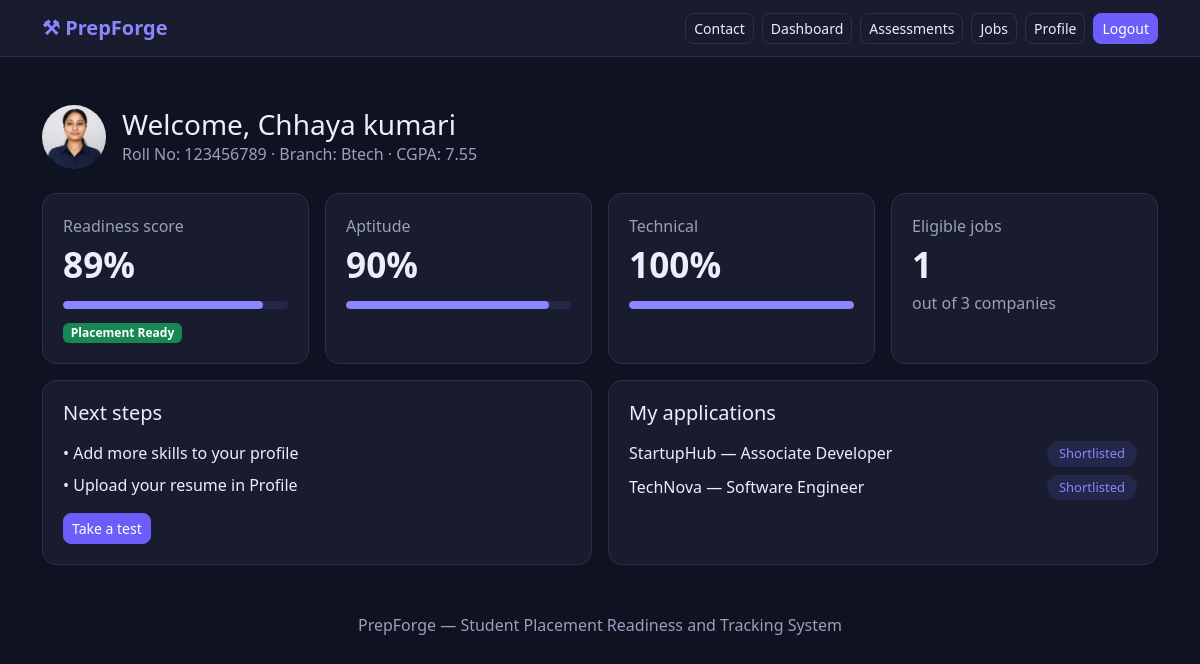
The app's page /dashboard/ (signed in) with its own data.
### students/models.py (models this page shows, shortened)
class Student(models.Model):
    user = models.OneToOneField(
        settings.AUTH_USER_MODEL,
        on_delete=models.CASCADE,
        related_name="student_profile",
    )
    full_name = models.CharField(max_length=100)
    roll_number = models.CharField(max_length=30, unique=True)
    phone = models.CharField(max_length=15, blank=True)
    image = models.ImageField(upload_to="students/", blank=True, null=True)
    resume = models.FileField(upload_to="resumes/", blank=True, null=True)
    branch = models.CharField(max_length=10, default="CSE")
    cgpa = models.DecimalField(max_digits=3, decimal_places=2, default=0)
    skills = models.CharField(
        max_length=200, blank=True, help_text="Comma separated, e.g. Python, SQL"
    )
    def skill_set(self):
        return {s.strip().lower() for s in self.skills.split(",") if s.strip()}
    def latest_score(self, category):
        attempt = self.testattempt_set.filter(
            category=category).order_by("-date").first()
        return attempt.score if attempt else 0
    def readiness(self):
        return round(
            0.30 * float(self.cgpa) * 10
            + 0.35 * self.latest_score("aptitude")
            + 0.35 * self.latest_score("technical")
        )

class Application(models.Model):
    STATUS = [(x, x) for x in ["Applied", "Shortlisted",
                               "Interview", "Selected", "Rejected"]]
    student = models.ForeignKey(Student, on_delete=models.CASCADE)
    company = models.ForeignKey(Company, on_delete=models.CASCADE)
    status = models.CharField(max_length=12, choices=STATUS, default="Applied")
    applied_on = models.DateTimeField(auto_now_add=True)
    interview_date = models.DateField(null=True, blank=True)
    class Meta:
        unique_together = ("student", "company")

class Company(models.Model):
    name = models.CharField(max_length=100)
    role = models.CharField(max_length=100)
    ctc = models.DecimalField(max_digits=5, decimal_places=2, help_text="LPA")
    min_cgpa = models.DecimalField(max_digits=3, decimal_places=2, default=6)
    branches = models.CharField(
        max_length=100, help_text="Comma separated, e.g. CSE,IT")
    required_skills = models.CharField(
        max_length=200, blank=True, help_text="Comma separated"
    )
    min_readiness = models.IntegerField(default=50)
    def is_eligible(self, s):
        need = {k.strip().lower()
                for k in self.required_skills.split(",") if k.strip()}
        allowed = [b.strip() for b in self.branches.split(",")]
        return (
            s.cgpa >= self.min_cgpa
            and s.branch in allowed
            and need <= s.skill_set()
            and s.readiness() >= self.min_readiness
        )

### students/views.py (the view)
# urls.py: path("dashboard/", views.dashboard, name="dashboard"),
@student_required
def dashboard(request, s):
    readiness = s.readiness()
    apt = s.latest_score("aptitude")
    tech = s.latest_score("technical")
    if readiness >= 75:
        level, level_class = "Placement Ready", "bg-success"
    elif readiness >= 50:
        level, level_class = "Improving", "bg-warning text-dark"
    else:
        level, level_class = "Needs Work", "bg-danger"
    tips = []
    if not s.testattempt_set.filter(category="aptitude").exists():
        tips.append("Take the aptitude test")
    elif apt < 70:
        tips.append("Practice more aptitude questions (score below 70%)")
    if not s.testattempt_set.filter(category="technical").exists():
        tips.append("Take the technical test")
    elif tech < 70:
        tips.append("Revise core CS topics (score below 70%)")
    if len(s.skill_set()) < 3:
        tips.append("Add more skills to your profile")
    if not s.resume:
        tips.append("Upload your resume in Profile")
    eligible_count = sum(1 for c in Company.objects.all() if c.is_eligible(s))
    return render(request, "dashboard.html", {
        "student": s,
        "readiness": readiness,
        "apt": apt,
        "tech": tech,
        "level": level,
        "level_class": level_class,
        "tips": tips,
        "eligible_count": eligible_count,
        "company_count": Company.objects.count(),
        "applications": s.application_set.select_related("company"),
    })

### students/views.py (called while the page is built)
def get_student(request):
    return getattr(request.user, "student_profile", None)

def student_required(view):
    @wraps(view)
    def wrapper(request, *args, **kwargs):
        if not request.user.is_authenticated:
            return redirect_to_login(request.get_full_path())
        s = get_student(request)
        if s is None:
            if request.user.is_staff:
                return redirect("admin_dashboard")
            messages.error(
                request, "No student profile found for this account.")
            return redirect("home")
        return view(request, s, *args, **kwargs)
    return wrapper

### templates/dashboard.html (shortened to what this page needs)
{% extends 'base.html' %}
{% block content %}
<div class="d-flex align-items-center gap-3 mb-4">
  {% if student.image %}
    <img src="{{ student.image.url }}" alt="Photo" class="rounded-circle" style="width:64px;height:64px;object-fit:cover;">
  {% else %}
    <div class="rounded-circle d-flex align-items-center justify-content-center fs-3 fw-bold" style="width:64px;height:64px;background:var(--ac2);color:var(--ac);">{{ student.full_name|first|upper }}</div>
  {% endif %}
  <div>
    <h3 class="mb-0">Welcome, {{ student.full_name }}</h3>
    <div class="text-secondary">Roll No: {{ student.roll_number }} · Branch: {{ student.branch }} · CGPA: {{ student.cgpa }}</div>
  </div>
</div>
<div class="row g-3 mb-3">
  <div class="col-md-6 col-lg-3">
    <div class="pf-card">
      <div class="text-secondary">Readiness score</div>
      <div class="big">{{ readiness }}%</div>
      <progress class="pf-progress" value="{{ readiness }}" max="100"></progress>
      <span class="badge {{ level_class }} mt-2">{{ level }}</span>
    </div>
  </div>
  <div class="col-md-6 col-lg-3">
    <div class="pf-card">
      <div class="text-secondary">Aptitude</div>
      <div class="big">{{ apt }}%</div>
      <progress class="pf-progress" value="{{ apt }}" max="100"></progress>
    </div>
  </div>
  <div class="col-md-6 col-lg-3">
    <div class="pf-card">
      <div class="text-secondary">Technical</div>
      <div class="big">{{ tech }}%</div>
      <progress class="pf-progress" value="{{ tech }}" max="100"></progress>
    </div>
  </div>
  <div class="col-md-6 col-lg-3">
    <div class="pf-card">
      <div class="text-secondary">Eligible jobs</div>
      <div class="big">{{ eligible_count }}</div>
      <div class="text-secondary">out of {{ company_count }} companies</div>
    </div>
  </div>
</div>
<div class="row g-3">
  <div class="col-lg-6">
    <div class="pf-card">
      <h5 class="mb-3">Next steps</h5>
      {% for t in tips %}
        <div class="mb-2">• {{ t }}</div>
      {% empty %}
        <div>You are on track. Apply to eligible jobs!</div>
      {% endfor %}
      <div class="mt-3"><a href="{% url 'assessments' %}" class="btn pf-btn btn-sm">Take a test</a></div>
    </div>
  </div>
  <div class="col-lg-6">
    <div class="pf-card">
      <h5 class="mb-3">My applications</h5>
      {% for a in applications %}
        <div class="d-flex justify-content-between mb-2"><span>{{ a.company.name }} — {{ a.company.role }}</span><span class="tag">{{ a.status }}</span></div>
      {% empty %}
        <div class="text-secondary">No applications yet.</div>
      {% endfor %}
    </div>
  </div>
</div>
{% endblock %}

### templates/base.html (shortened to what this page needs)
<!doctype html>
<html lang="en" data-bs-theme="dark">
  <head>
    <link href="https://cdn.jsdelivr.net/npm/bootstrap@5.3.3/dist/css/bootstrap.min.css" rel="stylesheet" />
  </head>
  <body>
    <nav class="navbar navbar-expand-lg">
      <div class="container">
        <a class="navbar-brand brand" href="/">⚒ PrepForge</a>
        <div class="ms-auto d-flex gap-2 align-items-center">
                    <a href="{% url 'contact' %}" class="btn pf-btn-outline btn-sm">Contact</a>
          {% if user.is_authenticated and not user.is_staff %}
            <a href="{% url 'dashboard' %}" class="btn pf-btn-outline btn-sm">Dashboard</a>
            <a href="{% url 'assessments' %}" class="btn pf-btn-outline btn-sm">Assessments</a>
            <a href="{% url 'jobs' %}" class="btn pf-btn-outline btn-sm">Jobs</a>
            <a href="{% url 'profile' %}" class="btn pf-btn-outline btn-sm">Profile</a>
            <form method="post" action="{% url 'logout' %}" class="m-0">
              <button type="submit" class="btn pf-btn btn-sm">Logout</button>
            </form>
          {% endif %}
        </div>
      </div>
    </nav>
    <main class="container py-5">
      {% block content %}{% endblock %}
    </main>
    <footer class="text-center text-secondary pb-4">
      PrepForge — Student Placement Readiness and Tracking System
    </footer>
  </body>
</html>

### templates/base.html (style rules this page uses)
:root { --bg: #0f1220; --card: #181c2e; --bd: #2a3050; --tx: #eceefb; --mu: #98a0bd; --ac: #8b86ff; --btn: #6d5efc; --ac2: #23274a; }
body { background: var(--bg); color: var(--tx); font-family: system-ui, -apple-system, "Segoe UI", sans-serif; }
.navbar { background: var(--card); border-bottom: 1px solid var(--bd); }
.brand { color: var(--ac) !important; font-weight: 800; font-size: 1.25rem; }
.text-secondary, .text-muted { color: var(--mu) !important; }
.pf-btn { background: var(--btn); color: #fff; border: 1px solid var(--btn); border-radius: 8px; }
.pf-btn-outline { background: transparent; color: var(--tx); border: 1px solid var(--bd); border-radius: 8px; }
.pf-card { background: var(--card); border: 1px solid var(--bd); border-radius: 14px; padding: 20px; height: 100%; }
.tag { display: inline-block; background: var(--ac2); color: var(--ac); border-radius: 99px; padding: 3px 12px; font-size: 13px; }
.big { font-size: 2.2rem; font-weight: 800; }
.pf-progress { width: 100%; height: 8px; margin-top: 8px; border: 0; border-radius: 6px; overflow: hidden; background: var(--ac2); appearance: none; -webkit-appearance: none; }

### records on screen
Student: image (picture), full_name "Chhaya kumari", roll_number "123456789", branch "Btech", cgpa "7.55"
Application: company.name "StartupHub", company.role "Associate Developer", status "Shortlisted"
Application: company.name "TechNova", company.role "Software Engineer", status "Shortlisted"

### other values on screen
{{ readiness }} "89"
{{ level }} "Placement Ready"
{{ apt }} "90"
{{ tech }} "100"
{{ eligible_count }} "1"
{{ company_count }} "3"
{{ t }} "Add more skills to your profile" "Upload your resume in Profile"
